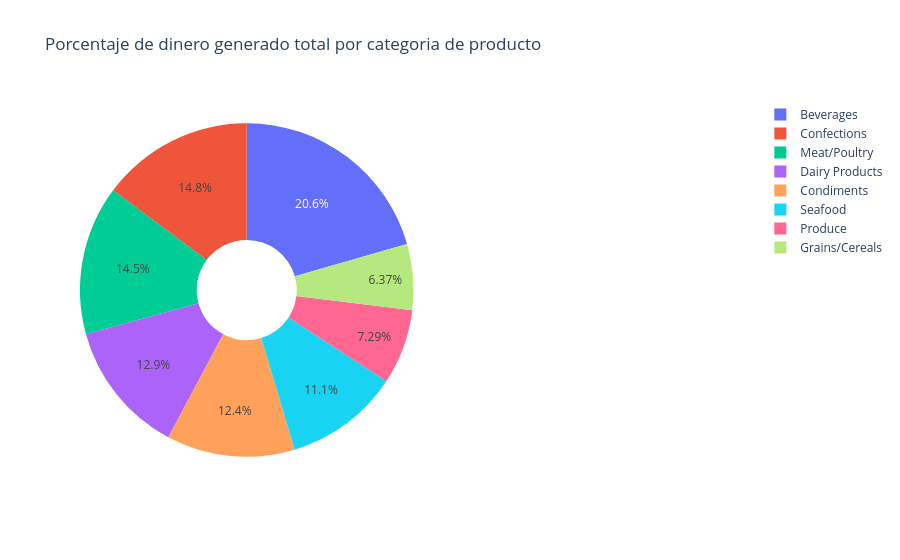

Source (notebook cell):
### Code cell
fig = {
  "data": [
    {
      "values": df2["dinero_generado"],
      "labels": df2["CategoryName"],
      "domain": {"x": [0, .5]},
      "name": "Number Of Students Rates",
      "hoverinfo":"label+percent+name",
      "hole": 0.3,
      "type": "pie"
    },],
  "layout": {
        "title":"Porcentaje de dinero generado total por categoria de producto",
        "annotations": [
            { "font": { "size": 20},
              "showarrow": False,
              "text": "",
                "x": 0.13,
                "y": 1.1
            },
        ]
    }
}
iplot(fig)

### Figure 1 — Plotly figure (JSON) as saved in the notebook; plotly's stock layout.template omitted (floating-point values rounded to 4 significant figures)
{"data": [{"domain": {"x": [0, 0.5]}, "hole": 0.3, "hoverinfo": "label+percent+name", "labels": ["Beverages", "Confections", "Meat/Poultry", "Dairy Products", "Condiments", "Seafood", "Produce", "Grains/Cereals"], "name": "Number Of Students Rates", "type": "pie", "values": [92200000.0, 66360000.0, 64910000.0, 58050000.0, 55810000.0, 49940000.0, 32710000.0, 28580000.0]}], "layout": {"annotations": [{"font": {"size": 20}, "showarrow": false, "text": "", "x": 0.13, "y": 1.1}], "title": {"text": "Porcentaje de dinero generado total por categoria de producto"}}}
